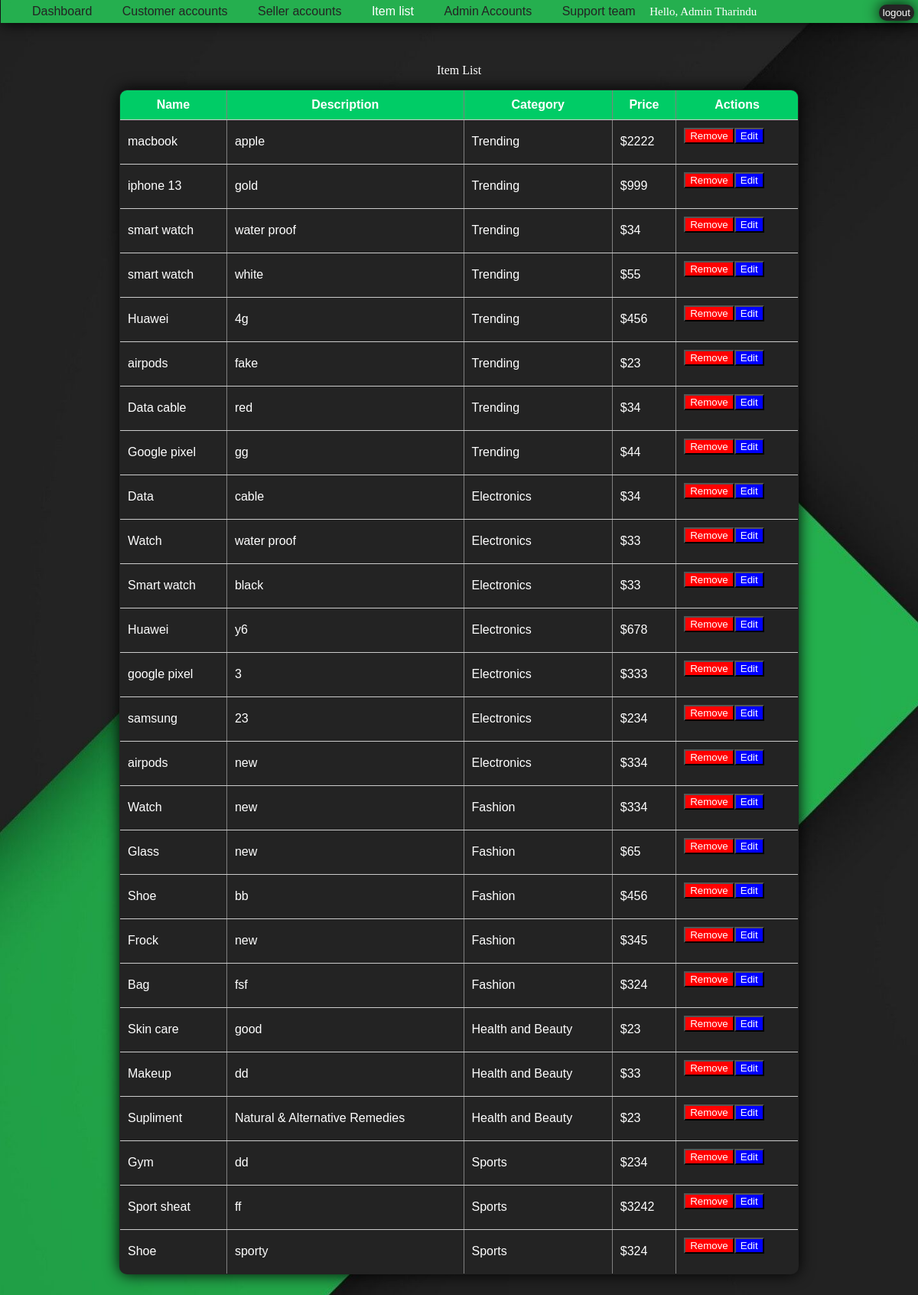
The page /Admin/itemdata.php (signed in) on the database its author committed.
### tables this page shows
CREATE TABLE `item` (
  `item_id` int(11) NOT NULL,
  `name` varchar(255) NOT NULL,
  `description` varchar(255) NOT NULL,
  `category` varchar(255) NOT NULL,
  `price` varchar(255) NOT NULL,
  `photo` varchar(255) NOT NULL,
  `seller_id` int(11) DEFAULT NULL
);

### Admin/itemdata.php (the view, shortened to what this page needs)
<html>
<head>
	<link rel="stylesheet" href="style/style.css">
</head>
<body>
<div class="header">
	<div class="navbar">
		<a href="dashboard.php">Dashboard</a>
			<a href="userdata.php">Customer accounts</a>
			<a href="sellerdata.php">Seller accounts</a>
			<a href="itemdata.php"   class="active">Item list</a>
			<a href="admindata.php">Admin Accounts</a>
			<a href="supporddata.php">Support team</a>
		<?php
echo "<span class='hello'>";
echo "Hello, Admin " . $_SESSION['name'];
echo "</span>";
?>
	</div>
</div>
<div class="sublog">
	<button id="log"><a href="../home page/logout.php">logout</a></button>
</div>
<div class="usertable">
	<p>Item List</p>
	<table border="1" class="table1">
		<tr>
			<th>Name</th>
			<th>Description</th>
			<th>Category</th>
			<th>Price</th>
			<th>Actions</th>
		</tr>
		<?php
		$conn = mysqli_connect("localhost", 'root', '', 'buymart');
		$sql = "SELECT name, description,category,price,item_id FROM item";
		$result = $conn->query($sql);
		if ($result->num_rows > 0) {
			while ($row = $result->fetch_assoc()) {
				echo "<tr>
						<td>".$row["name"]."</td>
						<td>".$row["description"]."</td>
						<td>".$row["category"]."</td>
						<td>$".$row["price"]."</td>
						<td>
						<div class='buttons'>
							<form method='post' action='removeitem.php'>
								<input type='hidden' name='id' value='".$row["item_id"]."'>
								<button type='submit' name='remove' class='remove'>Remove</button>
							</form>
							<form method='post' action='edititem.php'>
								<input type='hidden' name='id' value='".$row["item_id"]."'>
								<button type='submit' name='edit' class='update'>Edit</button>
							</form>
						</div>
						</td>
					</tr>";
			}
		} else {
			echo "<tr><td colspan='3'>No items found.</td></tr>";
		}
		?>
	</table>
</div>
</body>
</html>

### Admin/style/style.css (style rules this page uses)
body { background-image: url("../img/back2.jpg"); background-repeat: no-repeat; background-size: cover; }
.header { font-family:'Poppins',sans-serif; position:fixed; top:-5px; left:1PX; width:100%; padding:20px 10%; display:flex; justify-content:space-between; align-items:center; display: inline-block; background-color: #25af4f; padding: 3px; margin-top:5px; box-shadow: 0 0 20px rgba(0, 0, 0, 1); }
.navbar { display: inline-block; background-color: #25af4f; padding: 3px; border-radius: 14px; }
.navbar a { font-size:16px; color:#232323; text-decoration:none; font-weight:500; margin-left:35px; transition:.1s; }
.navbar a:hover, .navbar a.active { color:#fff; }
.sublog { position: fixed; top: 6px; right: 5px; }
#log { padding: 3px 5px; font-family:'Poppins',sans-serif; background-color: #242424; color:white; border-radius: 10px; cursor: pointer; border: none; box-shadow: 0 0 20px rgba(0, 0, 0, 1); }
#log a,#sub a { text-decoration: none; color:white; }
.usertable { margin-top:7%; text-align:center; color:#fff; }
.table1 { box-shadow: 0 0 20px rgba(0, 0, 0, 1); width:75%; border-collapse: collapse; border-radius: 10px; overflow: hidden; margin-left: auto; margin-right: auto; margin-bottom:70px; border-collapse: collapse; font-family: Arial, sans-serif; color: #fff; background-color:#232323; }
.table1 th, .table1 td { align-items:center; padding: 10px; text-align: left; border-bottom: 1px solid #ccc; }
.table1 th { background-color:#00cc66; text-align:center; }
.hello { margin-left:14px; font-family: cursive; font-size: 15px; color:white; }
#log { left:5; }

### Admin/itemdata.php (style rules this page uses)
.buttons { display:flex; }
.remove { background: red; color: white; }
.update { background: blue; color: white; }

### rows shown on the page
item: name "macbook", description "apple", category "Trending", price "2222"
item: name "iphone 13", description "gold", category "Trending", price "999"
item: name "smart watch", description "water proof", category "Trending", price "34"
item: name "smart watch", description "white", category "Trending", price "55"
item: name "Huawei", description "4g", category "Trending", price "456"
item: name "airpods", description "fake", category "Trending", price "23"
item: name "Data cable", description "red", category "Trending", price "34"
item: name "Google pixel", description "gg", category "Trending", price "44"
item: name "Data", description "cable", category "Electronics", price "34"
item: name "Watch", description "water proof", category "Electronics", price "33"
item: name "Smart watch", description "black", category "Electronics", price "33"
item: name "Huawei", description "y6", category "Electronics", price "678"
item: name "google pixel", description "3", category "Electronics", price "333"
item: name "samsung", description "23", category "Electronics", price "234"
item: name "airpods", description "new", category "Electronics", price "334"
item: name "Watch", description "new", category "Fashion", price "334"
item: name "Glass", description "new", category "Fashion", price "65"
item: name "Shoe", description "bb", category "Fashion", price "456"
item: name "Frock", description "new", category "Fashion", price "345"
item: name "Bag", description "fsf", category "Fashion", price "324"
item: name "Skin care", description "good", category "Health and Beauty", price "23"
item: name "Makeup", description "dd", category "Health and Beauty", price "33"
item: name "Supliment", description "Natural & Alternative Remedies", category "Health and Beauty", price "23"
item: name "Gym", description "dd", category "Sports", price "234"
item: name "Sport sheat", description "ff", category "Sports", price "3242"
item: name "Shoe", description "sporty", category "Sports", price "324"

### other values the page prints
$_SESSION['name'] "Tharindu"
